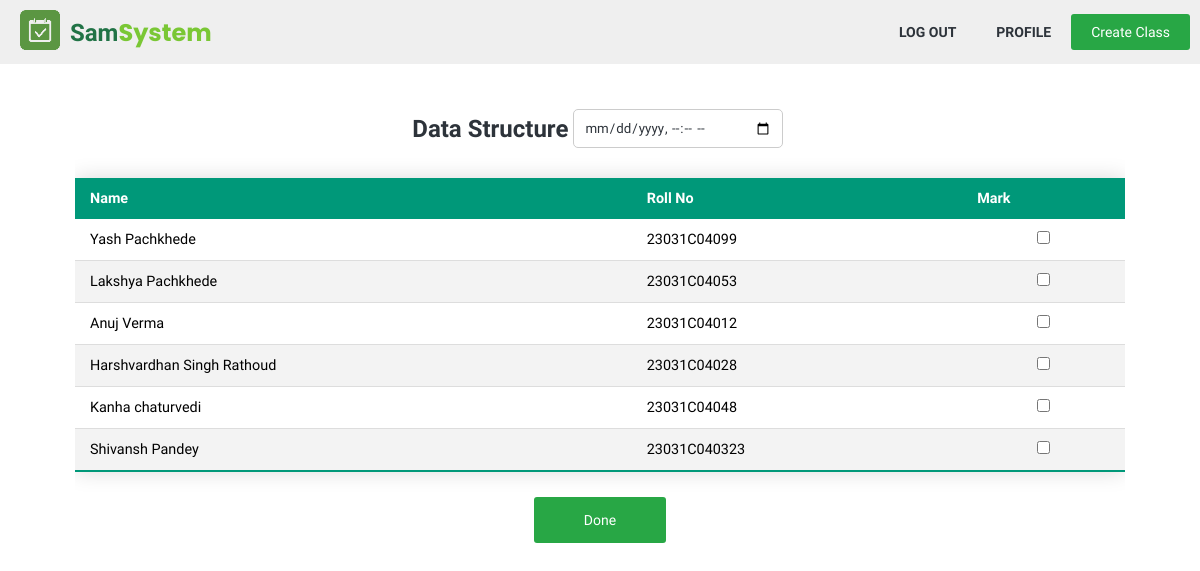
The app's page /class/take_attendence.php?id=3 (signed in), older data.
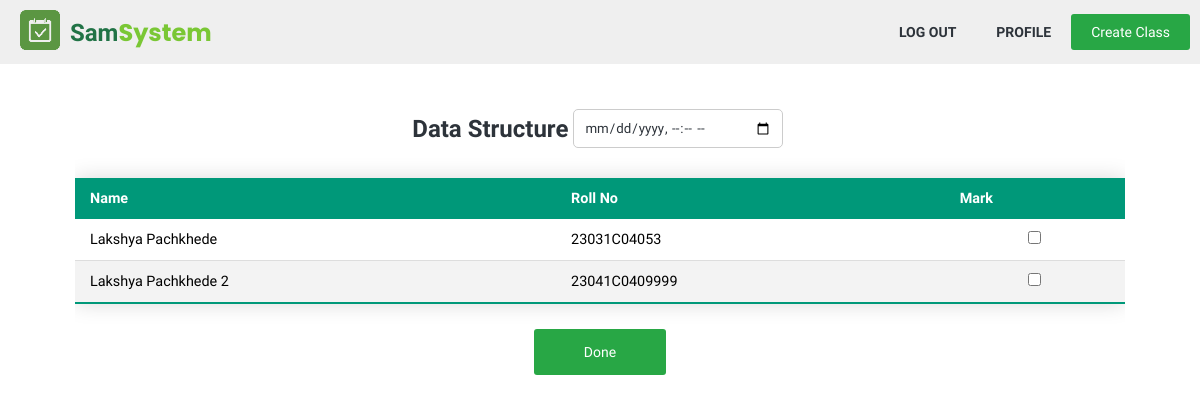
The same page, newer data.
### tables this page shows
CREATE TABLE `attends` (
  `student_id` int(11) NOT NULL,
  `class_id` int(11) NOT NULL,
  `date_joined` datetime DEFAULT current_timestamp()
);

CREATE TABLE `user` (
  `id` int(11) NOT NULL,
  `name` varchar(50) NOT NULL,
  `email` varchar(100) NOT NULL,
  `password` varchar(255) NOT NULL,
  `type` enum('student','teacher','admin') NOT NULL DEFAULT 'student',
  `approved` tinyint(1) NOT NULL DEFAULT 0,
  `date_created` date DEFAULT current_timestamp()
);

CREATE TABLE `student_profile` (
  `student_id` int(11) NOT NULL,
  `roll_no` varchar(15) NOT NULL,
  `branch` int(11) DEFAULT NULL,
  `bio` varchar(200) DEFAULT NULL
);

### utils.php (called while the page is built, shortened)
<?php
function getRecords($conn, $table, $parameter, $value){
	$stmt = $conn->prepare("SELECT * FROM $table WHERE $parameter = ?");
	$stmt->bind_param('i', $value);
	$stmt->execute();
	$result = $stmt->get_result();
	return $result;
}
?>

### class/take_attendence.php (the view, shortened to what this page needs)
<?php
require '../db/db_connector.php';
require '../utils.php';
$class_id = $_GET['id'];
$class_data = getRecords($conn, "class", "id", $class_id)->fetch_assoc();
?>
<!DOCTYPE html>
<html lang="en">
<head>
	<link rel="stylesheet" href="../css/util.css">
	<link rel="stylesheet" href="../css/style.css">
</head>
<body>
	<?php require '../components/nav_sm.php'; ?>
	<div class="container mt40">
		<form action="take_attendence.php?id=<?=$class_id?>" method="POST">
			<div class="d-f-col">
				<div class="d-fcc">
					<h2 class="text-dark"><?=$class_data['name']?></h2>
					<input type="datetime-local" id="attendence_time" class="ml10 f-input w-i" name="attendence_time" required>
				</div>
				<div class="scroll-wrapper">
					<table class="styled-table">
						<thead>
							<tr>
								<th>Name</th>
								<th>Roll No</th>
								<th>Mark</th>
							</tr>
						</thead>
						<tbody>
							<?php
							$all_students = getRecords($conn, "attends", "class_id", $class_id);
							while($row = $all_students->fetch_assoc()){
								$user_id = $row['student_id'];
								$user_data = getRecords($conn, "user", "id", $user_id)->fetch_assoc();
								$user_profile_data = getRecords($conn, "student_profile", "student_id", $user_id)->fetch_assoc();
								echo"
								<tr>
								<td>" . $user_data['name'] . "</td>
								<td>". $user_profile_data['roll_no'] ."</td>
								<td class='tac'><input type='checkbox' name='present[]' value='".$user_data['id']."'></td>
								</tr>
								<input type='hidden' name='all_students[]' value='".$user_data['id']."'>
								";
							}
							?>
						</tbody>
					</table>
				</div>
				<button class="btn btn-form" type="submit">Done</button>
			</div>
		</form>
	</div>
</body>
</html>

Row changes from the older to the newer data that the page shows:
removed attends: student.name "Yash Pachkhede", student_profile.roll_no "23031C04099"
removed attends: student.name "Anuj Verma", student_profile.roll_no "23031C04012"
removed attends: student.name "Harshvardhan Singh Rathoud", student_profile.roll_no "23031C04028"
removed attends: student.name "Kanha chaturvedi", student_profile.roll_no "23031C04048"
removed attends: student.name "Shivansh Pandey", student_profile.roll_no "23031C040323"
added attends: student.name "Lakshya Pachkhede 2", student_profile.roll_no "23041C0409999"
